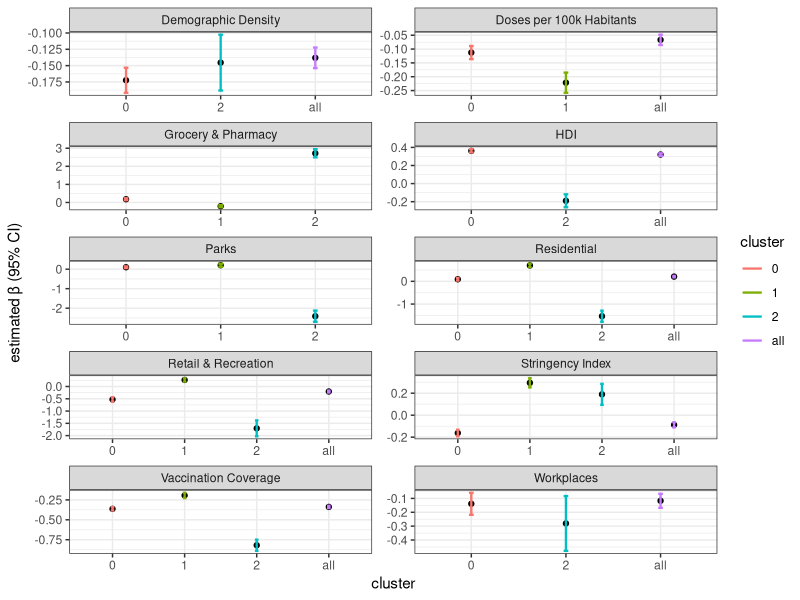

Generate this figure with R:
library(ggplot2)
library(dplyr)
library(grid)

bethas <- read.csv('bethas.csv')
bethas %>% 
  ggplot(aes(x = cluster, 
             y = Betha)) + 
  geom_point() +
  geom_errorbar(aes(x = cluster, ymin = LB, ymax = UB, color = cluster),
                width = 0.05, 
                position = position_dodge(width = 0.3),
                size = 0.8) +
  
  facet_wrap(~index,
             ncol = 2, nrow = 5,
             scales = 'free') +
  
  labs(x = 'cluster',
       y = 'estimated β (95% CI)') + 
  theme_bw()